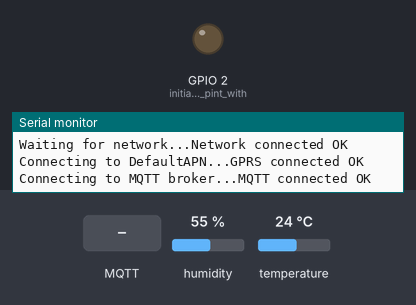
Bench run of a program on a simulated ESP32. On the bench: output pins drawn as LEDs (lit = HIGH), the last lines printed to the serial monitor. Inputs (shaded band) come from the test bench; at power-on: humidity 55 %, temperature 24 °C. No MQTT or app messages arrive unless stated.

Above: at 3.2 s.
3.3 s: MQTT message "lamp" arrives on the first subscribed topic
At 3.7 s:
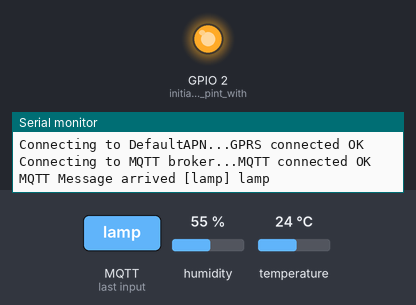
4.8 s: MQTT message "1" arrives on the first subscribed topic
At 6.0 s:
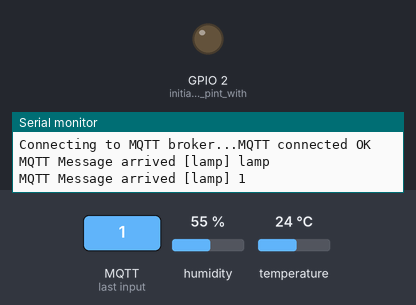
6.3 s: MQTT message "0" arrives on the first subscribed topic
At 7.1 s:
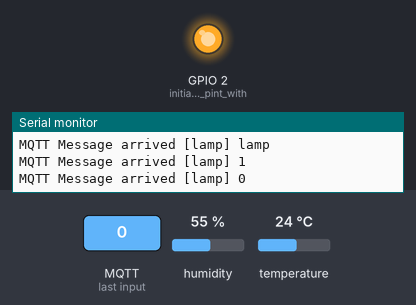
Timing chart, 0 to 9.3 s (numbered marks = the images above; inputs shaded):
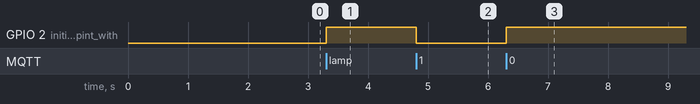

Measured:
- after the input at 3.3 s, GPIO 2 (initialise_GPIO_pint_with): LOW → HIGH at once
- after the input at 4.8 s, GPIO 2 (initialise_GPIO_pint_with): HIGH → LOW at once
- after the input at 6.3 s, GPIO 2 (initialise_GPIO_pint_with): LOW → HIGH at once

The program:

main.cpp
```cpp
#include <Arduino.h>
//
//  Meet-up 29 Oct 2019
//  This code shows how we can build an IoT device using TinyGSM library that provides Arduino Client
//  MQTT is done using the Arduino PubSubClient

#include "Adafruit_Sensor.h"                             // Include external Sensor library
#include "DHT.h"                                         // Include external Sensor library
#define DHTPIN 13                                        // Define to which GPIO pin we connect the DHT sensor to the ESP32
#define DHTTYPE 11                                       // Define DHT sensor type, blue is DHT11, white is DHT22
DHT dht(DHTPIN, DHTTYPE);                                // Define the sensor object

#define TINY_GSM_MODEM_SIM7000                           // Define which modem we use
#define DUMP_AT_COMMANDS                                 // uncomment if we like to see all AT commands between ESP32 and Modemboard
#define TINY_GSM_RX_BUFFER 512

#include <TinyGsmClient.h>                               // Include external TinyGSM library

const char apn[] = "DefaultAPN";                         // in some networks you need to be specific about what APN definition to use
const char user[] = "";                                  // leave empty when not used
const char pass[] = "";                                  // leave empty when not used

#include <HardwareSerial.h>
HardwareSerial SerialAT(2);                              // use the available HW serial (UART2) for sending AT commands
#include <StreamDebugger.h>                              // comment out if no debugging needed
StreamDebugger debugger(SerialAT, Serial);               // comment out if no debugging needed
TinyGsm modem(debugger);                                 // comment out if no debugging needed
//TinyGsm modem(SerialAT);                               // uncomment if no debugging needed
TinyGsmClient client(modem);                             // TinyGSM delivers a client for usage

#include <PubSubClient.h>                                // with TinyGSM we can use standard PubSubClient
PubSubClient mqtt(client);                               // Define MQTT client instance
long lastReconnectAttempt = 0;                           // some variable to track timing for connecting to MQTT broker
unsigned long lastSend = 0;                              // some variable to set time between sensor measurements

void callback(char* topic, byte* payload, unsigned int length) {  // define Callback funtion, executed when MQTT message arrives
  Serial.print("MQTT Message arrived [");
  Serial.print(topic);                                   // show message topic on the serial monitor
  Serial.print("] ");
  for (int i = 0; i < length; i++) {                     // show message content on the serial monitor
    Serial.print((char)payload[i]);
  }
  Serial.println();
  String topicStr = topic;                               // convert to String so we can easily compare with desired topic name
  if (topicStr == "lamp"){                               // if message arrived in the desired topic, we analyse its content
    if ((char)payload[0] == '1') {                       // if content starts with 1 we switch built in LED on
      digitalWrite(LED_BUILTIN, LOW);                    // Turn the LED on
    } else {
      digitalWrite(LED_BUILTIN, HIGH);                   // Turn the LED off
    }
  }
}

//connect(const char *id, const char *user, const char *pass, const char *willTopic, uint8_t willQos, boolean willRetain, const char *willMessage, boolean cleanSession)
boolean mqttConnect() {
  if (!mqtt.connect("SIM7000E", "eyneiyga", "_sTKZQbfemKK")) {  // Specify MQTT connection details, ClientID, username and password, but there is more possible
    Serial.println(" fail");
    Serial.println(mqtt.state());
  return false;
  }
  return mqtt.connected();
}

void setup() {
  pinMode(LED_BUILTIN,OUTPUT);                           // initialise GPIO pint with built in LED as an output
  Serial.begin(115200);                                  // initialise serial monitor to baudrate of 115200
  SerialAT.begin(115200,SERIAL_8N1, 16, 17, false);      // initialise second serial port to is baudrate 115200 and define pins 16(RX) and 17(TX)
  Serial.print("Initializing modem...");
  modem.restart();                                       // can call init() instead of restart()
  Serial.println("Modem started");
  modem.sendAT("+CNMP=38");                              // select 38 LTE network, 13 for GSM
  delay(2000);


  Serial.print("Waiting for network...");                // Register to Mobile network
  if (!modem.waitForNetwork()) {
    Serial.print(".");
  while (true);
  }
  Serial.println("Network connected OK");

  Serial.print("Connecting to ");                        // Connect to Data network
  Serial.print(apn);
  Serial.print("...");
  if (!modem.gprsConnect(apn, user, pass)) {
    Serial.println(".");
  while (true);
  }
  Serial.println("GPRS connected OK");


  mqtt.setServer("farmer.cloudmqtt.com", 16633);         // Set the MQTT Broker address and port
  Serial.print("Connecting to MQTT broker...");
  mqttConnect();
  while (!mqtt.connected()) {
    Serial.print(".");
    mqttConnect();
    delay(1000);
  }
  Serial.println("MQTT connected OK");
  mqtt.setCallback(callback);                            // define the call back funtion to use when a message arrives
  mqtt.subscribe("lamp");                                // subcsribe to receive messages from a specific topic
  //mqtt.subscribe("#");                                 // subcsribe to receive messages from all topics

  dht.begin();                                           // initialise DHT sensor
}

void loop() {                                            // this part of the code will continously loop
  if (mqtt.connected()) {                                // when mqtt is connected we run the mqtt.loop() from the PubSubClient
    mqtt.loop();
  } else {
      unsigned long t = millis();
      if (t - lastReconnectAttempt > 10000L) {           // If not connected try reconnecting every 10 seconds
        lastReconnectAttempt = t;
      if (mqttConnect()) {
        lastReconnectAttempt = 0;
      }
    }
  }
  if (millis()-lastSend>5000) {                          // send values approx every 5 seconds
    float t = dht.readTemperature();                     // read temperature value from DHT sensor
    float h = dht.readHumidity();                        // read humidity value from DHT sensor
    char charVal[10];                                    // buffer for conversion to string
    dtostrf(t, 4, 1, charVal);                           // convert temp float to string
    mqtt.publish("temp", charVal);                       // publish temperature in temp topic
    dtostrf(h, 4, 1, charVal);                           // convert hum float to string
    mqtt.publish("humi", charVal );                      // publish humidity in humi topic
    lastSend = millis();
    modem.sendAT("+CPSI?");                              // just checking if we are still on LTE CATM1
  }
}
```
